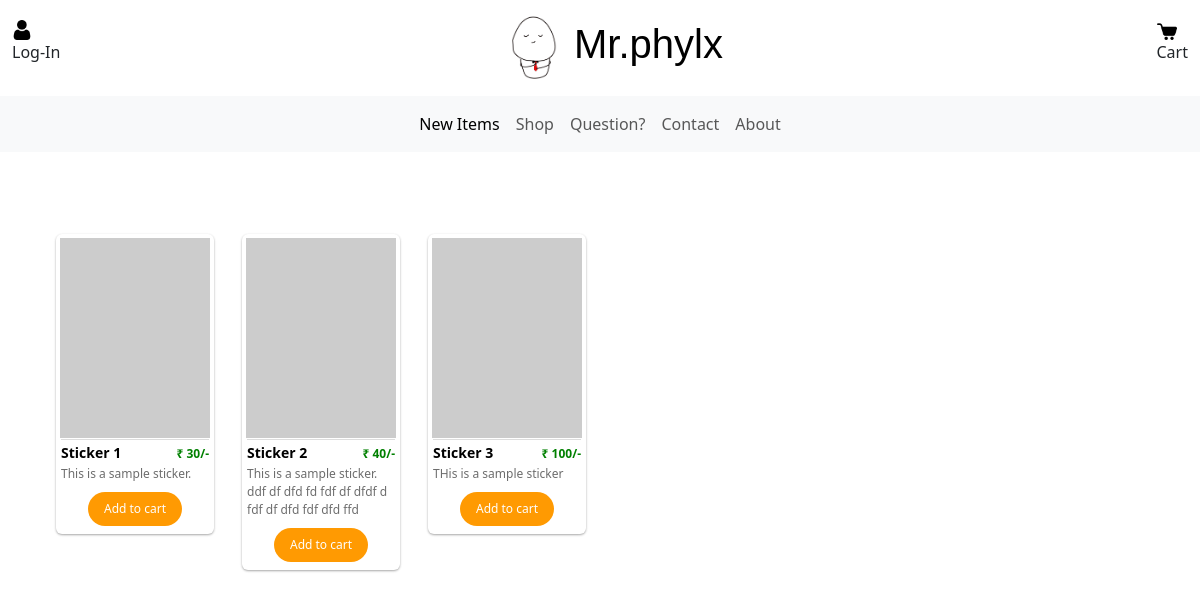
Page /shop on the committed database.
### PratyushDoodlesApp/models/ProductModel.py (models this page shows, shortened)
class Product(db.Model):
    __tablename__ = 'product'
    id = db.Column(db.Integer, primary_key=True)
    name = db.Column(db.String(255), nullable=False)
    description = db.Column(db.String(255), nullable=False)
    price = db.Column(db.Integer, nullable=False)
    stock_quantity = db.Column(db.Integer, nullable=False)
    product_images = db.relationship('ProductImage', backref = 'of_product', lazy=True)

### PratyushDoodlesApp/business/shop.py (the view)
@shop_bp.route('/shop')
def shop():
    user = get_current_user()
    products = Product.query.all()
    data = {'user': user}
    if len(products) == 0:
        data['show_error'] = "No Products Listed!"
    else:
        data['products'] = products
    return render_template('shop.html', data = data)

### PratyushDoodlesApp/business/util.py (called while the page is built)
def get_current_user():
    user_id = session.get('user_id')
    if user_id:
        return User.query.filter_by(id = user_id).first()
    return None

### PratyushDoodlesApp/templates/shop.html
{% extends 'ui/base_page.html' %}
{% block content %}
<div class="container text-center">
    <div class="shell">
        <div class="container">
            <div class="row">
                {% if data.products %}
                    {% for product in data.products %}
                        <div class="col-md-2">
                            {% with product=product %}
                                {% include 'ui/product_card.html' %}
                            {% endwith %}
                        </div>
                    {% endfor %}
                {% endif %}
            </div>
        </div>
    </div>
</div>
{% endblock %}

### PratyushDoodlesApp/templates/ui/base_page.html (shortened to what this page needs)
{% extends 'ui/base_layout.html' %}
{% block body %}
<nav class="navbar">
    <div class="container-fluid">
        {% if data.user %}
        <div class="navbar-item align-center-horizontal" data-bs-toggle="collapse"
            data-bs-target="#navbarToggleExternalContent" aria-expanded="false" aria-label="Toggle navigation"
            alt="Logo">
            <img class="ic-20" src="{{ url_for('static', filename='images/ic_user.png') }}">
            <p>
                Profile
            </p>
        </div>
        {% else %}
        <a class="nav-link " href="{{ url_for('auth.login') }}">
            <div class="navbar-item align-center-horizontal" alt="Logo">
                <img class="ic-20" src="{{ url_for('static', filename='images/ic_user.png') }}">
                <p>
                    Log-In
                </p>
            </div>
        </a>
        {% endif %}
        <div class="header-item">
            <img class="header-logo" src="{{ url_for('static', filename='images/logo.png') }}" alt="Logo">
            <h1>Mr.phylx</h1>
        </div>
        <div class="navbar-item align-center-horizontal" id="nav-cart-button" data-bs-toggle="offcanvas" data-bs-target="#offcanvasNavbar"
            aria-controls="offcanvasNavbar" aria-label="Toggle navigation">
            <img class="ic-20" src="{{ url_for('static', filename='images/ic_cart.png') }}">
            <p>
                Cart
            </p>
        </div>
    </div>
</nav>
<nav class="navbar sticky-top navbar-expand-lg bg-body-tertiary">
    <div class="container-fluid">
        <div class="collapse navbar-collapse" id="navbarNav">
            <div class="container">
                <ul class="navbar-nav">
                    <li class="nav-item">
                        <a class="nav-link active" href="{{ url_for('home.home') }}">New Items</a>
                    </li>
                    <li class="nav-item">
                        <a class="nav-link" href="{{ url_for('shop.shop') }}">Shop</a>
                    </li>
                    <li class="nav-item">
                        <a class="nav-link" href="{{ url_for('others.questions') }}">Question?</a>
                    </li>
                    <li class="nav-item">
                        <a class="nav-link" href="{{ url_for('others.contact') }}">Contact</a>
                    </li>
                    <li class="nav-item">
                        <a class="nav-link" href="{{ url_for('others.about') }}">About</a>
                    </li>
                </ul>
            </div>
        </div>
</nav>
{% block content %}
{% endblock content %}
{% endblock body %}

### PratyushDoodlesApp/templates/ui/base_layout.html (shortened to what this page needs)
<!DOCTYPE html>
<html lang="en">
<head>
    <link rel="stylesheet" href="{{ url_for('static', filename='styles/styles.css') }}">
    <link href="https://cdn.jsdelivr.net/npm/bootstrap@5.3.2/dist/css/bootstrap.min.css" rel="stylesheet">
</head>
<body>
    {% block body %}
    {% endblock body %}
</body>
</html>

### PratyushDoodlesApp/templates/ui/product_card.html
<div class="wsk-cp-product">
    <img class="wsk-cp-img" src="{{ product.product_images[0].picture_url }}" alt="Product" class="img-responsive" />
    <div class="card-header">
        <div class="wcf-left"><span class="product-name">{{ product.name }}</span></div>
        <div class="wcf-right"> <span class="product-price"> ₹ {{ product.price }}/-</span></div>
    </div>
    <div>
        <div class="card-description">
            <span class="">{{ product.description }} {% if product.price==40 %}
                ddf df dfd fd fdf df dfdf d fdf df dfd fdf dfd ffd
            {% endif %} </span>
        </div>
        <span class="buy-btn"  product_id="{{ product.id }}" onclick="addItemToCart(this)">Add to cart</span>
    </div>
</div>

### PratyushDoodlesApp/static/styles/custom.css (style rules this page uses)
* { margin: 0; padding: 0; box-sizing: border-box; }
body { margin: 0; padding: 0; }
.navbar { background-color: white; }
.header-item { display: flex; align-items: center; color: black; font-family: 'Gill Sans', 'Gill Sans MT', Calibri, 'Trebuchet MS', sans-serif; }
.header-item img { width: 80px; height: 80px; }
.navbar-nav { justify-content: center; }
.ic-20 { width: 20px; height: 20px; }
.align-center-horizontal { align-items: center; }

### PratyushDoodlesApp/static/styles/product_card.css (style rules this page uses)
body { font-family: 'Muli', sans-serif; background: #ddd; }
.shell { padding: 80px 0; }
.wsk-cp-product { margin: 2px; height: auto; background: #fff; padding: 4px; border-radius: 6px; box-shadow: 0 1px 3px rgba(0, 0, 0, 0.12), 0 1px 2px rgba(0, 0, 0, 0.24); }
.wsk-cp-img { height: 200px; width: 100%; }
.card-header { margin: 1px; border-top: 1px solid #ddd; }
.card-header:after, .card-header:before { content: ''; display: table; }
.card-header:after { clear: both; }
.card-header .wcf-left { float: left; }
.card-header .wcf-right { float: right; }
.product-name { font-size: 14px; width: 50%; text-align: left; font-weight: bold; color: rgb(0, 0, 0); }
.product-price { font-size: 12px; color: green; font-weight: bold; }
.card-description { margin: 1px; font-size: 12px; width: 100%; text-align: left; color: rgb(109, 109, 109); }
.buy-btn { display: inline-block; color: #fefefe; text-align: left; font-size: 12px; transition: all 0.2s ease-in-out; border-color: #141414; background: #ff9a02; padding: 8px 16px; border-radius: 27px; margin: 0px 2px; margin-top: 8px; margin-bottom: 4px; }

### rows in the picture
Product: name "Sticker 1", price "30", description "This is a sample sticker."
Product: name "Sticker 2", price "40", description "This is a sample sticker.", shows "ddf df dfd fd fdf df dfdf d fdf df dfd fdf dfd ffd"
Product: name "Sticker 3", price "100", description "THis is a sample sticker"
